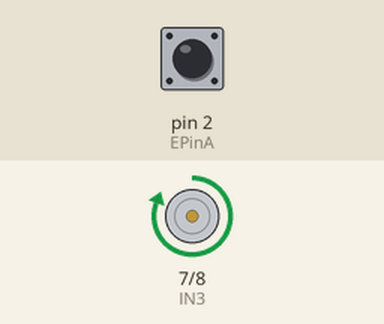
Bench run of a sketch on a simulated Arduino Uno, built with avr-gcc and run on an emulated ATmega328P. Shown: motor-driver pin pairs drawn as motors (green arrow = first pin HIGH = forward, orange = second pin HIGH = backward, longer = more drive). The test bench sets the inputs (shaded band); at power-on: pin 2 (EPinA) HIGH. What the sketch prints to the serial monitor is not drawn.

Above: at 0.1 s.
At 8.0 s:
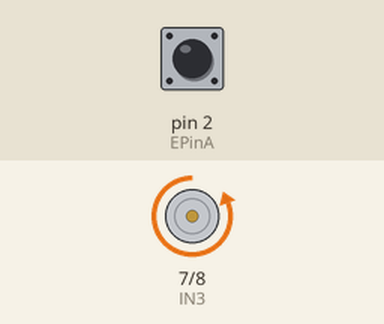
At 25.9 s:
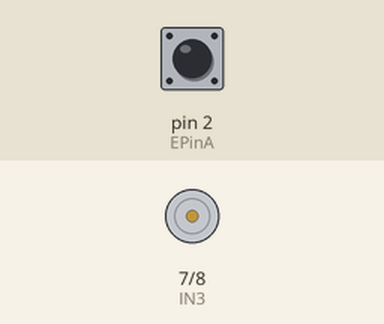
Timing chart, 0 to 27.4 s (numbered marks = the images above):
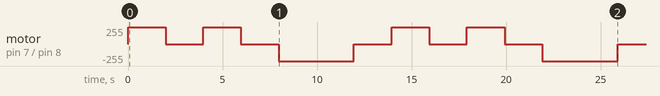

Measured:
- by itself, motor on pin 7 (IN3) / pin 8 (IN4): stopped → forward 255/255 at 0.00 s, → stopped 2.0 s later, → forward 255/255 2.0 s later, → stopped 2.0 s later, … (12 changes in this stretch)

The sketch:

Identificacion_Motor_copy_20240504130215.ino
```cpp
const int IN3 = 7;    // Inpu t3 puente H c onec t ad a a l pin 7 Arduino
const int IN4 = 8;    // Input4 puente H c onec t ad a a l pin 8 Arduino
const int EPinA = 2;  // Am a rill o Encoder c onec t ad a a l pin 2 Arduino
const int EPinB = 3;  // Verde Encoder c onec t ad a a l pin 3 Arduino
volatile int count = 0;
volatile int ISRCounter = 0;

void setup() {
  SREG = (SREG & 0b01111111);               // Desabilitar interrupciones
  TIMSK2 = TIMSK2 | 0b00000001;             // Habilita interrupcion por desbordamiento
  TCCR2B = 0b00000011;                      // Configura preescala para que FT2 sea de 250KHz
  TCNT2 = 0b00000101;                       // pre−cargar valor inicial el registro contador
  SREG = (SREG & 0b01111111) | 0b10000000;  // Habilitar−Desabilitar interrup
  pinMode(IN3, OUTPUT);
  pinMode(IN4, OUTPUT);
  pinMode(EPinA, INPUT_PULLUP);
  Serial.begin(115200);
  attachInterrupt(digitalPinToInterrupt(EPinA), doEncode, CHANGE);
}

void loop() {
}

//−−−−−−−−RUTINA DE INTERRUPCIN POR TIMER−−−−−−−−−
//−−−−−−−−−−−−−−SE REALIZA CADA 1ms−−−−−−−−−−−−−−−−
ISR(TIMER2_OVF_vect) {
  TCNT2 = 13;
  if (count < 28000) {
    count++;
    if (count % 2 == 0)
      Serial.println(ISRCounter);
  }
  if (count >= 0 && count <= 2000) {
    digitalWrite(IN3, HIGH);
    digitalWrite(IN4, LOW);
  } else if (count >= 4000 && count <= 6000) {
    digitalWrite(IN3, HIGH);
    digitalWrite(IN4, LOW);
  } else if (count >= 8000 && count <= 12000) {
    digitalWrite(IN3, LOW);
    digitalWrite(IN4, HIGH);
  } else if (count >= 14000 && count <= 16000) {
    digitalWrite(IN3, HIGH);
    digitalWrite(IN4, LOW);
  }
  else if (count >= 18000 && count <= 20000) {
    digitalWrite(IN3, HIGH);
    digitalWrite(IN4, LOW);
  }
  else if (count >= 22000 && count <= 26000) {
    digitalWrite(IN3, LOW);
    digitalWrite(IN4, HIGH);
  }
  else {
    digitalWrite(IN3, LOW);
    digitalWrite(IN4, LOW);
  }
}

//−−−−−−−−RUTINA DE INTERRUPCI N POR CAMBIO DE VALOR−−−−−−−−−
void doEncode() {
  if (digitalRead(EPinA) ^ digitalRead(EPinB)) {
    ISRCounter++;
  } else {
    ISRCounter--;
  }
}
```
